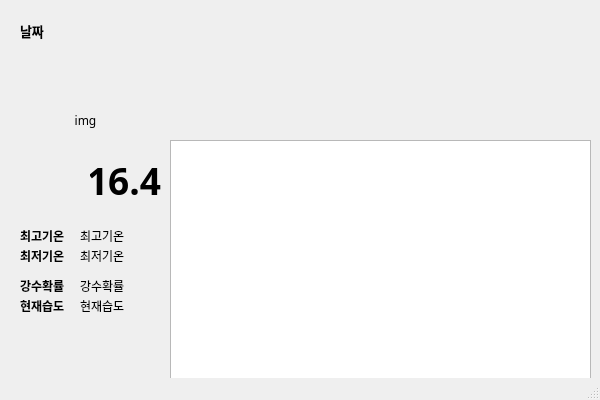
<?xml version="1.0" encoding="UTF-8"?>
<ui version="4.0">
 <class>MainWindow</class>
 <widget class="QMainWindow" name="MainWindow">
  <property name="geometry">
   <rect>
    <x>0</x>
    <y>0</y>
    <width>600</width>
    <height>400</height>
   </rect>
  </property>
  <property name="sizePolicy">
   <sizepolicy hsizetype="Fixed" vsizetype="Fixed">
    <horstretch>0</horstretch>
    <verstretch>0</verstretch>
   </sizepolicy>
  </property>
  <property name="minimumSize">
   <size>
    <width>600</width>
    <height>400</height>
   </size>
  </property>
  <property name="maximumSize">
   <size>
    <width>600</width>
    <height>400</height>
   </size>
  </property>
  <property name="font">
   <font>
    <family>나눔고딕</family>
   </font>
  </property>
  <property name="windowTitle">
   <string>일기예보</string>
  </property>
  <widget class="QWidget" name="centralwidget">
   <widget class="QWidget" name="verticalLayoutWidget_2">
    <property name="geometry">
     <rect>
      <x>170</x>
      <y>140</y>
      <width>421</width>
      <height>241</height>
     </rect>
    </property>
    <layout class="QVBoxLayout" name="verticalLayout_2">
     <item>
      <widget class="QTableWidget" name="tblAddress"/>
     </item>
    </layout>
   </widget>
   <widget class="QLabel" name="todaytxt">
    <property name="geometry">
     <rect>
      <x>20</x>
      <y>20</y>
      <width>151</width>
      <height>21</height>
     </rect>
    </property>
    <property name="font">
     <font>
      <family>나눔고딕</family>
      <pointsize>10</pointsize>
      <weight>75</weight>
      <bold>true</bold>
     </font>
    </property>
    <property name="text">
     <string>날짜</string>
    </property>
   </widget>
   <widget class="QLabel" name="todayimg">
    <property name="geometry">
     <rect>
      <x>10</x>
      <y>50</y>
      <width>151</width>
      <height>141</height>
     </rect>
    </property>
    <property name="text">
     <string>img</string>
    </property>
    <property name="alignment">
     <set>Qt::AlignCenter</set>
    </property>
   </widget>
   <widget class="QLabel" name="nowtmp">
    <property name="geometry">
     <rect>
      <x>90</x>
      <y>150</y>
      <width>71</width>
      <height>61</height>
     </rect>
    </property>
    <property name="font">
     <font>
      <family>Yu Gothic UI Semibold</family>
      <pointsize>28</pointsize>
      <weight>75</weight>
      <bold>true</bold>
     </font>
    </property>
    <property name="text">
     <string>16.4</string>
    </property>
    <property name="alignment">
     <set>Qt::AlignRight|Qt::AlignTrailing|Qt::AlignVCenter</set>
    </property>
   </widget>
   <widget class="QLabel" name="poptxt">
    <property name="geometry">
     <rect>
      <x>20</x>
      <y>280</y>
      <width>56</width>
      <height>12</height>
     </rect>
    </property>
    <property name="font">
     <font>
      <weight>75</weight>
      <bold>true</bold>
     </font>
    </property>
    <property name="text">
     <string>강수확률</string>
    </property>
   </widget>
   <widget class="QLabel" name="rehtxt">
    <property name="geometry">
     <rect>
      <x>20</x>
      <y>300</y>
      <width>56</width>
      <height>12</height>
     </rect>
    </property>
    <property name="font">
     <font>
      <weight>75</weight>
      <bold>true</bold>
     </font>
    </property>
    <property name="text">
     <string>현재습도</string>
    </property>
   </widget>
   <widget class="QLabel" name="nowpop">
    <property name="geometry">
     <rect>
      <x>80</x>
      <y>280</y>
      <width>56</width>
      <height>12</height>
     </rect>
    </property>
    <property name="text">
     <string>강수확률</string>
    </property>
   </widget>
   <widget class="QLabel" name="nowreh">
    <property name="geometry">
     <rect>
      <x>80</x>
      <y>300</y>
      <width>56</width>
      <height>12</height>
     </rect>
    </property>
    <property name="text">
     <string>현재습도</string>
    </property>
   </widget>
   <widget class="QLabel" name="hightmp">
    <property name="geometry">
     <rect>
      <x>80</x>
      <y>230</y>
      <width>56</width>
      <height>12</height>
     </rect>
    </property>
    <property name="text">
     <string>최고기온</string>
    </property>
   </widget>
   <widget class="QLabel" name="poptxt_2">
    <property name="geometry">
     <rect>
      <x>20</x>
      <y>230</y>
      <width>56</width>
      <height>12</height>
     </rect>
    </property>
    <property name="font">
     <font>
      <weight>75</weight>
      <bold>true</bold>
     </font>
    </property>
    <property name="text">
     <string>최고기온</string>
    </property>
   </widget>
   <widget class="QLabel" name="poptxt_3">
    <property name="geometry">
     <rect>
      <x>20</x>
      <y>250</y>
      <width>56</width>
      <height>12</height>
     </rect>
    </property>
    <property name="font">
     <font>
      <weight>75</weight>
      <bold>true</bold>
     </font>
    </property>
    <property name="text">
     <string>최저기온</string>
    </property>
   </widget>
   <widget class="QLabel" name="lowtmp">
    <property name="geometry">
     <rect>
      <x>80</x>
      <y>250</y>
      <width>56</width>
      <height>12</height>
     </rect>
    </property>
    <property name="text">
     <string>최저기온</string>
    </property>
   </widget>
  </widget>
  <widget class="QStatusBar" name="stbCurrent"/>
 </widget>
 <resources/>
 <connections/>
</ui>
